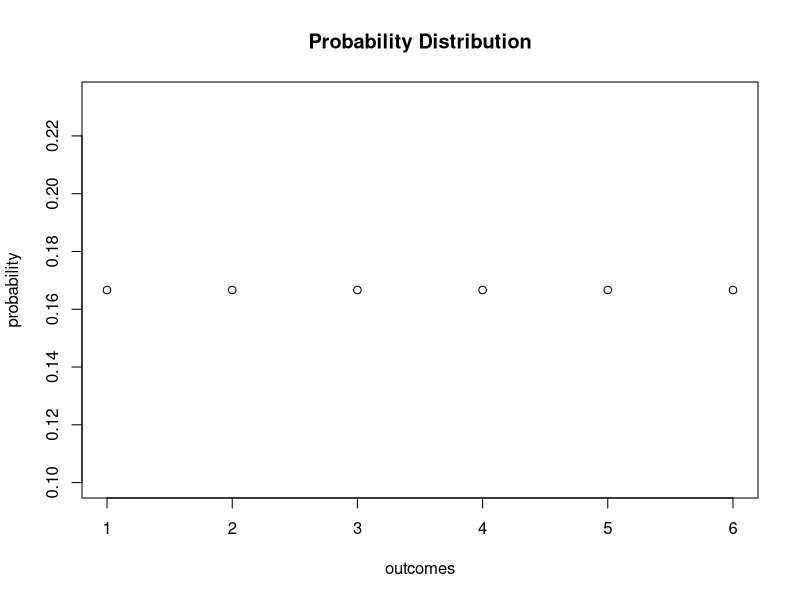
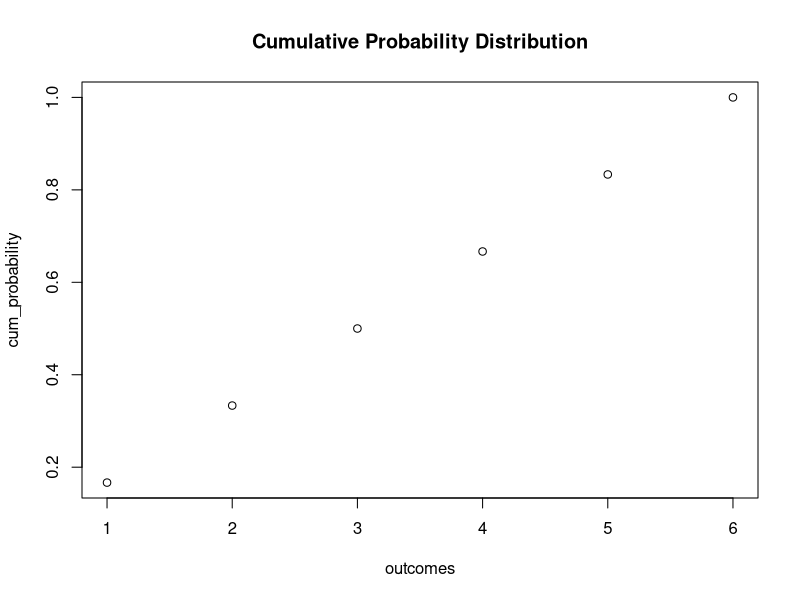
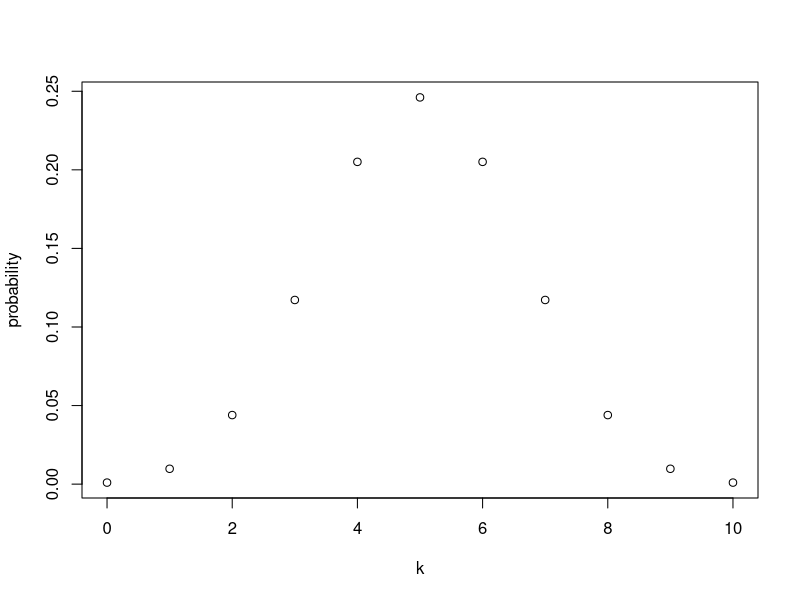
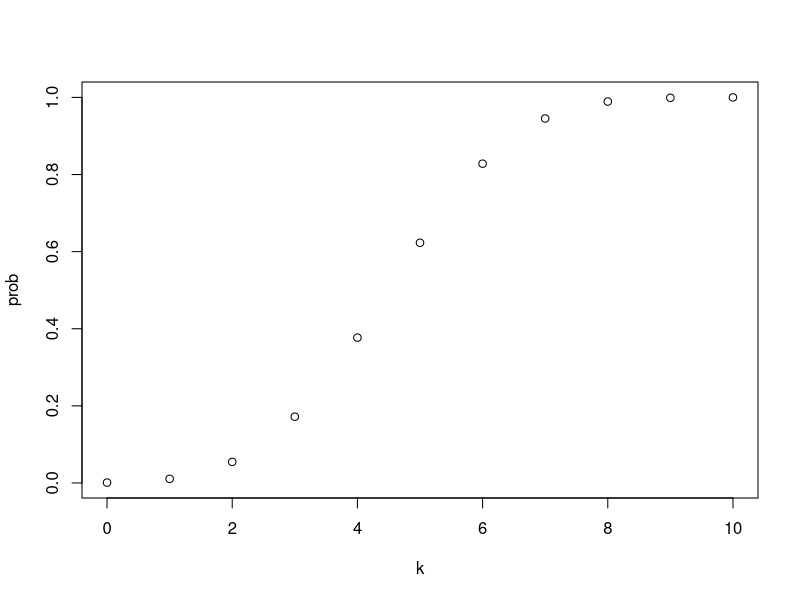
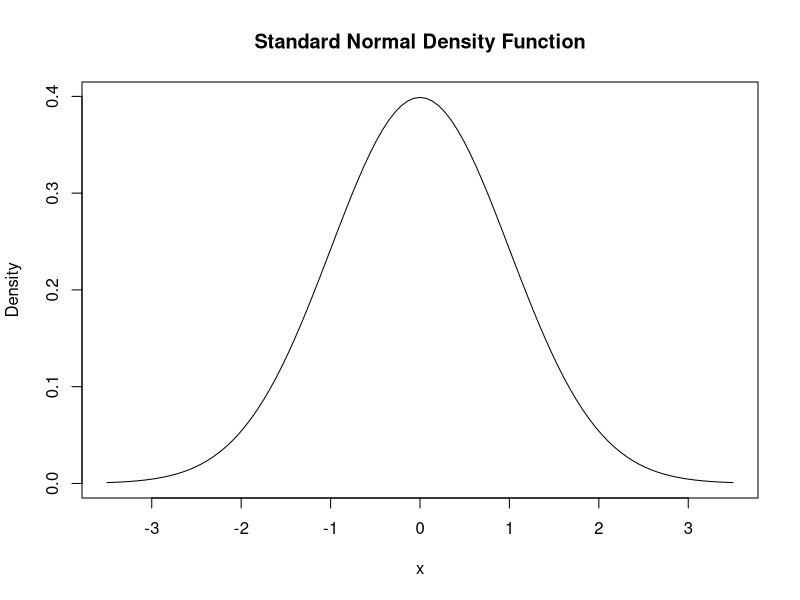
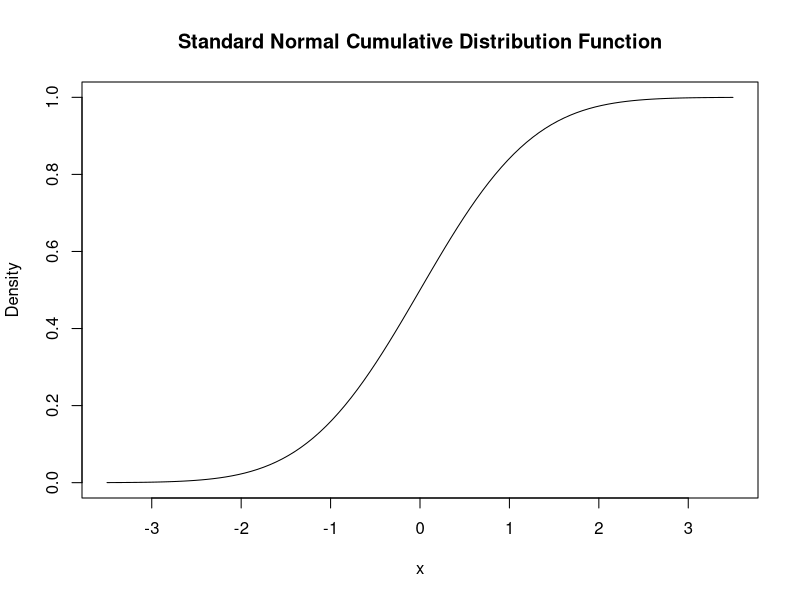
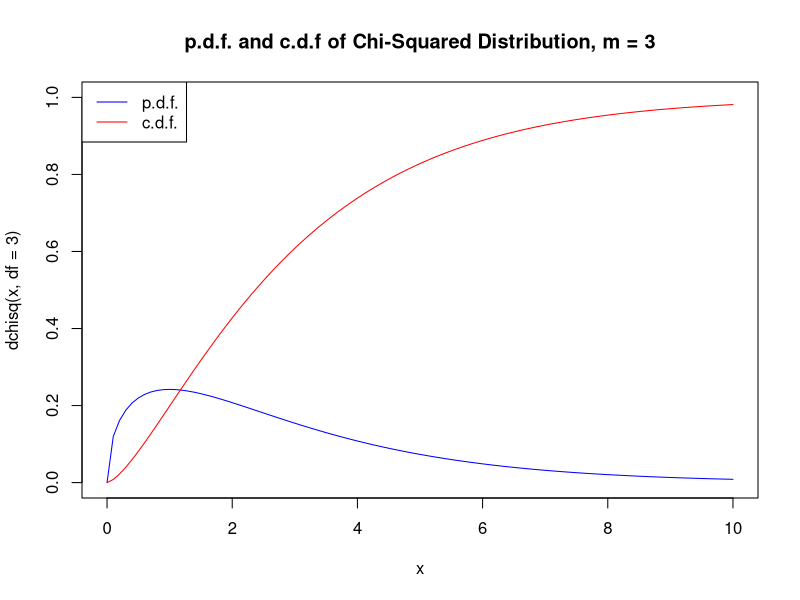
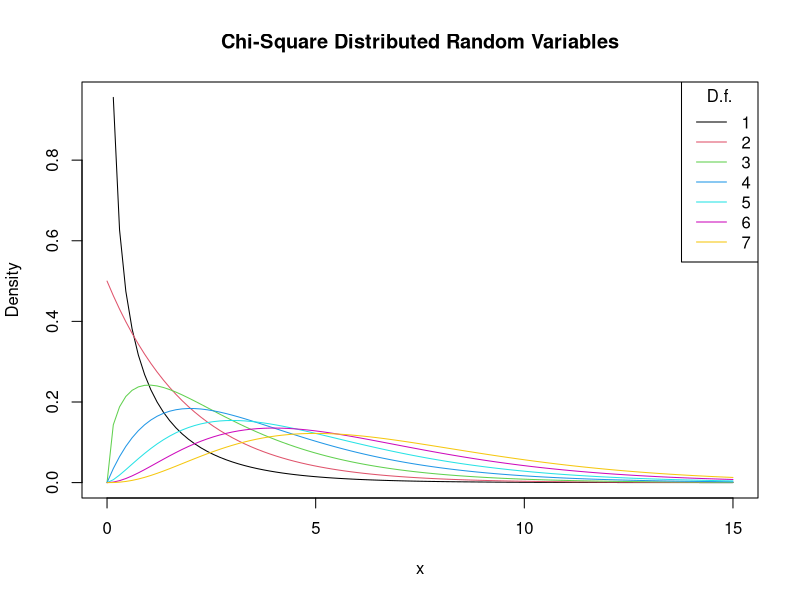

Here is the R script that generated these plots, in order:
## ---- chunk 1
sample(c(1,2,3,4,5,6),1) 
## ---- chunk 2
#generate the vector of probabilities 
probability <- rep(1/6,6) # plot the probabilites 
plot(probability, xlab = "outcomes", main = "Probability Distribution") 
## ---- chunk 3
#generate the vector of cumulative probabilities 
cum_probability <- cumsum(rep(1/6,6)) 
# plot the probabilites 
plot(cum_probability, xlab = "outcomes", main = "Cumulative Probability Distribution") 
## ---- chunk 4
sample(c("H","T"),1) 
## ---- chunk 5
dbinom(x = 5, size = 10, prob = 0.5) 
## ---- chunk 6
sum(dbinom(x = c(4:7), size = 10, prob = 0.5))
## ---- chunk 7
k <- 0:10
## ---- chunk 8
probability <- dbinom(x = 0:10, size = 10, prob = 0.5) 
k <- 0:10 
plot(k, probability) 
## ---- chunk 9
prob <- cumsum(dbinom(x =
0:10, size = 10, prob = 0.5)) 
k <- 0:10 
plot(k, prob) 
## ---- chunk 10
mean(1:6)
## ---- chunk 11
set.seed(1) 
sample(c(1,2,3,4,5,6),3, replace = T)
## ---- chunk 12
set.seed(1) 
mean(sample(c(1,2,3,4,5,6),10000, replace = T))
## ---- chunk 13
var(1:6)
## ---- chunk 14
f <- function(x) 3/x^4
g <- function(x) x*f(x)
h <- function(x) x^2*f(x)
## ---- chunk 15
# calculate area under curve
AUC <- integrate(f, lower = 1, upper = Inf); AUC 

# calculate E(x)
EX <- integrate(g, lower = 1, upper = Inf); EX

# calculate Var(x)
VarX <- integrate(h, lower = 1, upper = Inf)$value - EX$value^2; VarX
## ---- chunk 16
curve(dnorm(x), xlim=c(-3.5, 3.5), ylab = "Density", main = "Standard Normal Density Function") 
## ---- chunk 17
dnorm(c(-1.96,0,1.96))
## ---- chunk 18
curve(pnorm(x), xlim=c(-3.5, 3.5), ylab = "Density", main = "Standard Normal Cumulative Distribution Function") 
## ---- chunk 19
f <- function(x) {
  1/(sqrt(2*pi))*exp(-0.5*x^2)
}
## ---- chunk 20
quants <- c(-1.96,0,1.96)
f(quants)
f(quants) == dnorm(quants)
## ---- chunk 21
integrate(f, lower=-Inf, upper = 1.337)
## ---- chunk 22
pnorm(1.337)
## ---- chunk 23
1 - 2 * (pnorm(-1.96)) 
## ---- chunk 24
pnorm(4, mean = 5, sd = 5) - pnorm(3, mean = 5, sd = 5) 
## ---- chunk 25
curve(dchisq(x, df=3), xlim=c(0,10), ylim = c(0,1), col="blue", main="p.d.f. and c.d.f of Chi-Squared Distribution, m = 3")
curve(pchisq(x, df=3), xlim=c(0,10), add = TRUE, col="red")
legend("topleft", c("p.d.f.","c.d.f."), col = c("blue","red"), lty = c(1,1))
## ---- chunk 26
# plot the density for m=1
curve(dchisq(x, df=1), xlim=c(0,15), xlab = "x", ylab = "Density", main="Chi-Square Distributed Random Variables")

# add densities for m=2,...,7 to the plot using a loop 
for (m in 2:7) {
  curve(dchisq(x, df = m), xlim = c(0,15), add = T, col = m)
}

# add a legend
legend("topright", as.character(1:7), col = 1:7 , lty = 1, title = "D.f.")
## ---- chunk 27
# plot the standard normal density
curve(dnorm(x), xlim=c(-4,4), xlab = "x", lty=2, ylab = "Density", main="Theoretical Densities of t-Distributions")
# plot the t density for m=2
curve(dt(x, df=2), xlim=c(-4,4), col=2, add = T)
# plot the t density for m=4
curve(dt(x, df=4), xlim=c(-4,4), col=3, add=T)
# plot the t density for m=25
curve(dt(x, df=25), xlim=c(-4,4), col=4, add=T)

# add a legend
legend("topright", c("N(0,1)","M=2","M=4","M=25"), col = 1:4 , lty = c(2,1,1,1))
## ---- chunk 28
sum(sample(1:6, 2, replace = T))
## ---- chunk 29
# Vector of outcomes
S <- 2:12
# Vector of probabilities
PS <- c(1:6,5:1)/36
# Expectation of S
ES <- S %*% PS; ES

# Variance of S
VarS <- (S - c(ES))^2 %*% PS; VarS
## ---- chunk 30
# Divide the plotting area in one row with two columns
par(mfrow = c(1, 2))

# plot the distribution of S
names(PS) <- 2:12
barplot(PS, ylim=c(0,0.2), xlab = "S", ylab ="Probability", col="steelblue", space=0, main ="Sum of Two Die Rolls")

# plot the distribution of D 
probability <- rep(1/6,6)
names(probability) <- 1:6
barplot(probability, ylim=c(0,0.2), xlab = "D", col="steelblue", space = 0, main = "Outcome of a Die Roll")

## ---- chunk 31
# Set sample size and number of samples
n <- 10
reps <- 10000

# Perform random sampling
samples <- replicate(reps, rnorm(n)) # 10 x 10000 sample matrix

# Compute sample means
sample.avgs <-colMeans(samples)
## ---- chunk 32
# Check that sample.avgs is a vector
is.vector(sample.avgs) 

# print the first few entries to the console
head(sample.avgs)
## ---- chunk 33
# Plot the density histogram
hist(sample.avgs, ylim=c(0,1.4), col="steelblue" , freq = F, breaks = 20)

# overlay the theoretical distribution of sample averages on top of the histogram
curve(dnorm(x,sd=1/sqrt(n)), col="red",  lwd="2", add=T)
## ---- chunk 34
repetitions <- 20000

DF <- 7 # Degrees of Freedom of a chi-Square Distribution

Z <- replicate(repetitions, rnorm(DF)) # 20000 columns à 7 N(0,1) R.V.S

X <- colSums(Z^2) # Column sums of squares

# Histogram of column sums of squares:
hist(X, freq = F, col="steelblue", breaks = 40, ylab="Density", main="")

grid <- seq(0, 60, 0.01) # define x-axis

# Add theoretical density
lines(grid, dchisq(x = grid, df = DF), type = 'l', lwd = 2, col="red")
## ---- chunk 35
url<-"https://plot.ly/~erikjan/1.embed?width=550&height=550" 
plotly_iframe <- paste("<center><iframe scrolling='no' seamless='seamless' src='", url, 
    "/800/1200' width='600' height='600'></iframe><center>", sep = "")
